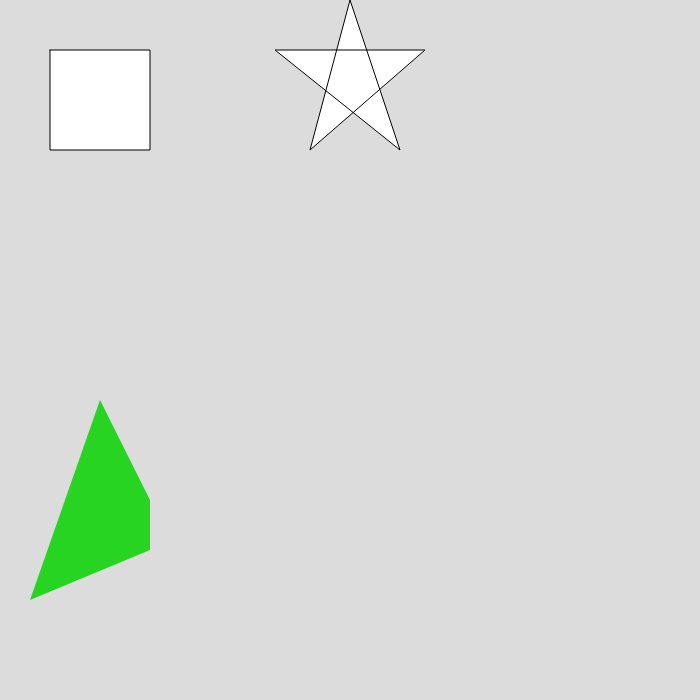
Frame 1 (no input)
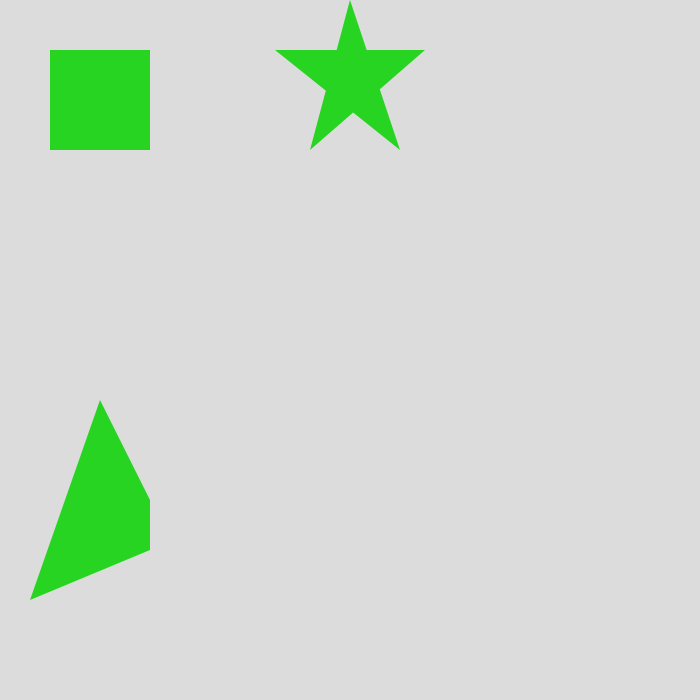
Frame 60 (no input)
Frame 120 (the mouse pressed at the canvas centre since frame 60): identical to frame 60, image omitted

The p5.js sketch that drew these frames (run headless with seeded random() and noise() and a simulated clock; from frame 60 on, the mouse is pressed at the canvas centre):

// p5.js sketch
// ── sketch.js
function setup() {
  createCanvas(700, 700);

  
}

function draw() {
  background(220);
  
  

  //Task 1:
  beginShape();
  vertex(50, 50);
  vertex(150, 50);
  vertex(150, 150)
  vertex(50, 150);
  endShape(CLOSE);


  //Task 2:
  beginShape();
  vertex(350, 0);
  vertex(400, 150);
  vertex(275, 50);
  vertex(425, 50);
  vertex(310, 150);
  endShape(CLOSE);


  //Task 3 Example, no right solution:

  beginShape();
  noStroke()
  fill(40, 212, 34);
  vertex(100, 400);
  vertex(150, 500);
  vertex(150, 550);
  vertex(30, 600);
  endShape(CLOSE);
}
